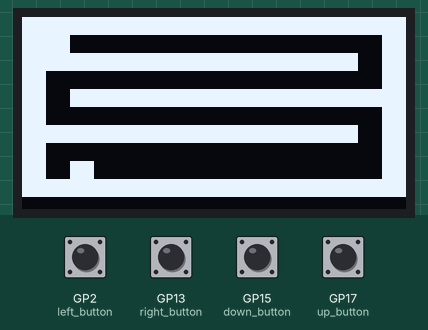
Recording of a program running on a simulated Raspberry Pi Pico running MicroPython. Shown: 128×64 one-colour display. The inputs (shaded band) are chosen by the test bench; at power-on: GP2 (left_button), GP13 (right_button), GP15 (down_button), GP17 (up_button) HIGH.

Above: at 1.2 s.
1.3 s: GP13 (right_button) pulled LOW for 1 s
At 2.7 s:
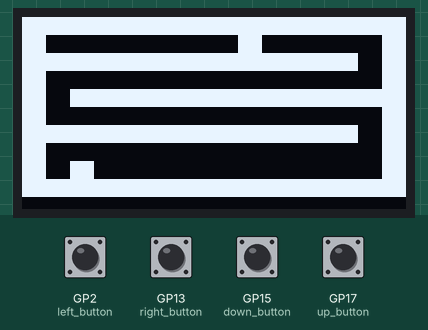
3.8 s: GP13 (right_button) pulled LOW for 0.15 s
At 5.2 s:
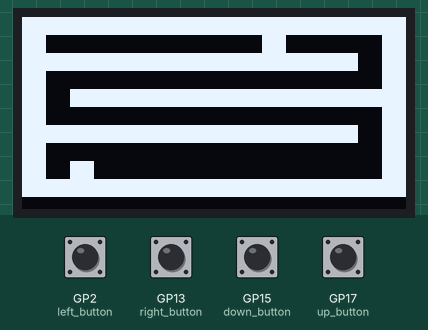
Timing chart, 0 to 6.8 s (numbered marks = the images above; inputs shaded):
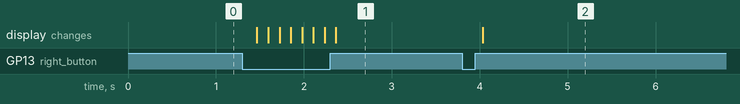

Measured:
- after the input at 1.3 s, the display: first changes after 0.17 s (image 1 shows a later state)
- after the input at 3.8 s, the display: changes after 0.23 s (image 2)

The program:

maze.py
```python
import time
from machine import Pin, I2C
import ssd1306

# Initialize I2C for SSD1306 OLED
i2c = I2C(0, scl=Pin(21), sda=Pin(20))  # Use GPIO 22 for SCL and GPIO 21 for SDA
oled = ssd1306.SSD1306_I2C(128, 64, i2c)

# Maze configuration (1 = wall, 0 = open path, 2 = player, 3 = exit)
maze = [
    [1, 1, 1, 1, 1, 1, 1, 1, 1, 1, 1, 1, 1, 1, 1, 1],
    [1, 0, 0, 0, 0, 0, 0, 0, 0, 0, 0, 0, 0, 0, 0, 1],
    [1, 1, 1, 1, 1, 1, 1, 1, 1, 1, 1, 1, 1, 1, 0, 1],
    [1, 0, 0, 0, 0, 0, 0, 0, 0, 0, 0, 0, 0, 0, 0, 1],
    [1, 0, 1, 1, 1, 1, 1, 1, 1, 1, 1, 1, 1, 1, 1, 1],
    [1, 0, 0, 0, 0, 0, 0, 0, 0, 0, 0, 0, 0, 0, 0, 1],
    [1, 1, 1, 1, 1, 1, 1, 1, 1, 1, 1, 1, 1, 1, 0, 1],
    [1, 0, 0, 0, 0, 0, 0, 0, 0, 0, 0, 0, 0, 0, 0, 1],
    [1, 0, 3, 0, 0, 0, 0, 0, 0, 0, 0, 0, 0, 0, 0, 1],
    [1, 1, 1, 1, 1, 1, 1, 1, 1, 1, 1, 1, 1, 1, 1, 1],
    [1, 1, 1, 1, 1, 1, 1, 1, 1, 1, 1, 1, 1, 1, 1, 1]
]

# Player position (start at (1, 1))
player_x, player_y = 1, 1

# Exit position (end at (8, 14))
exit_x, exit_y = 2, 8

# Button setup for movement
left_button = Pin(2, Pin.IN, Pin.PULL_UP)  # GPIO 14 for left
right_button = Pin(13, Pin.IN, Pin.PULL_UP)  # GPIO 15 for right
up_button = Pin(17, Pin.IN, Pin.PULL_UP)  # GPIO 16 for up
down_button = Pin(15, Pin.IN, Pin.PULL_UP)  # GPIO 17 for down

def reset_game():
    global player_x, player_y, exit_x, exit_y
    player_x, player_y = 1, 1
def draw_maze():
    oled.fill(0)  # Clear the screen

    # Draw the maze grid
    for y in range(10):
        for x in range(16):
            if maze[y][x] == 1:  # Wall
                oled.fill_rect(x * 8, y * 6, 8, 6, 1)
            elif maze[y][x] == 2:  # Player
                oled.fill_rect(x * 8, y * 6, 8, 6, 1)
            elif maze[y][x] == 3:  # Exit
                oled.fill_rect(x * 8, y * 6, 8, 6, 1)

    oled.show()

def move_player():
    global player_x, player_y

    if not left_button.value() and player_x > 0 and maze[player_y][player_x - 1] != 1:
        player_x -= 1
    if not right_button.value() and player_x < 15 and maze[player_y][player_x + 1] != 1:
        player_x += 1
    if not up_button.value() and player_y > 0 and maze[player_y - 1][player_x] != 1:
        player_y -= 1
    if not down_button.value() and player_y < 9 and maze[player_y + 1][player_x] != 1:
        player_y += 1

def check_win():
    if player_x == exit_x and player_y == exit_y:
        oled.fill(0)
        oled.text("You Win!", 40, 30)
        oled.show()
        time.sleep(1)
        return True
    return False

# Main game loop
while True:
    maze[player_y][player_x] = 2  # Set player position in the maze (2 is for player)
    draw_maze()  # Draw the updated maze
    maze[player_y][player_x] = 0  # Reset player position for next loop

    # Move the player based on button inputs
    move_player()

    # Check if the player reached the exit
    if check_win():
        reset_game()

    # Delay to make movement smooth
    time.sleep(0.1)
```
